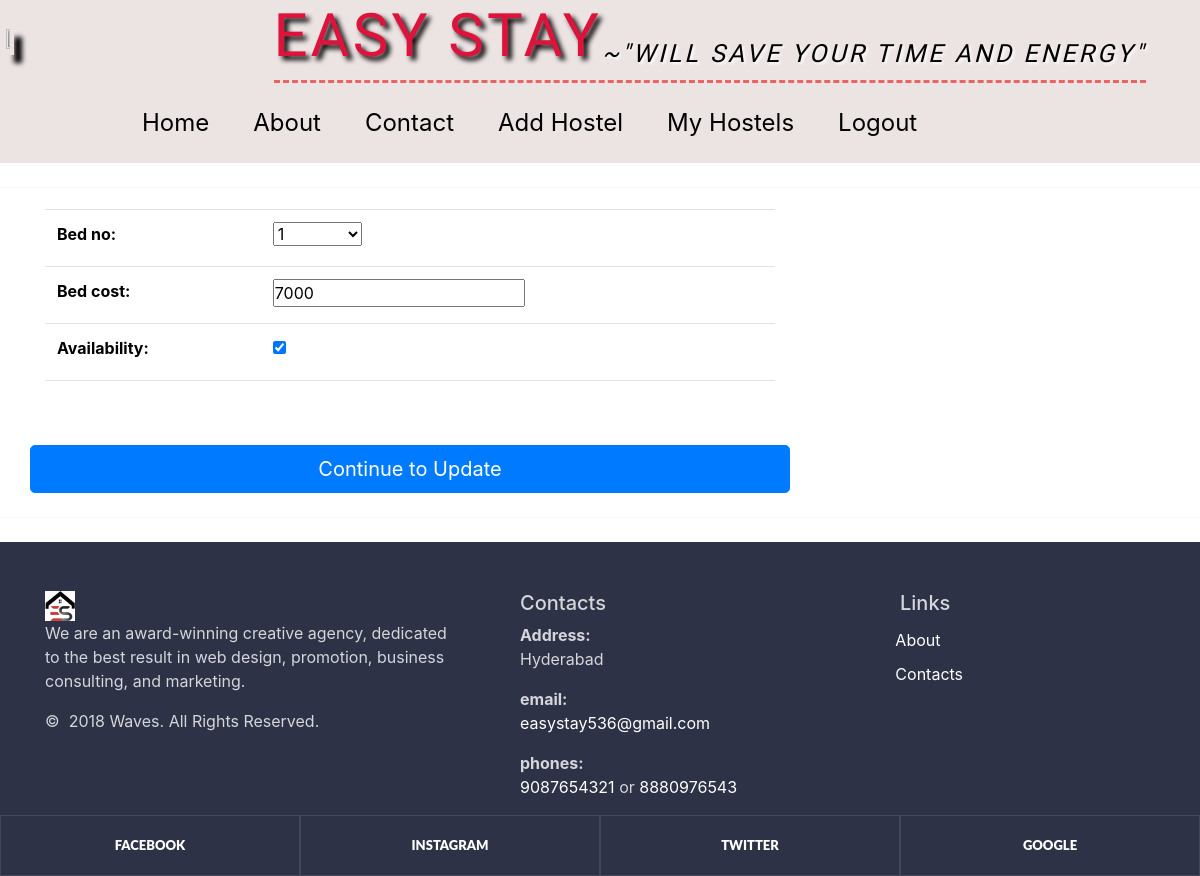
The app's page /Owner/bed_update/54/, older data.
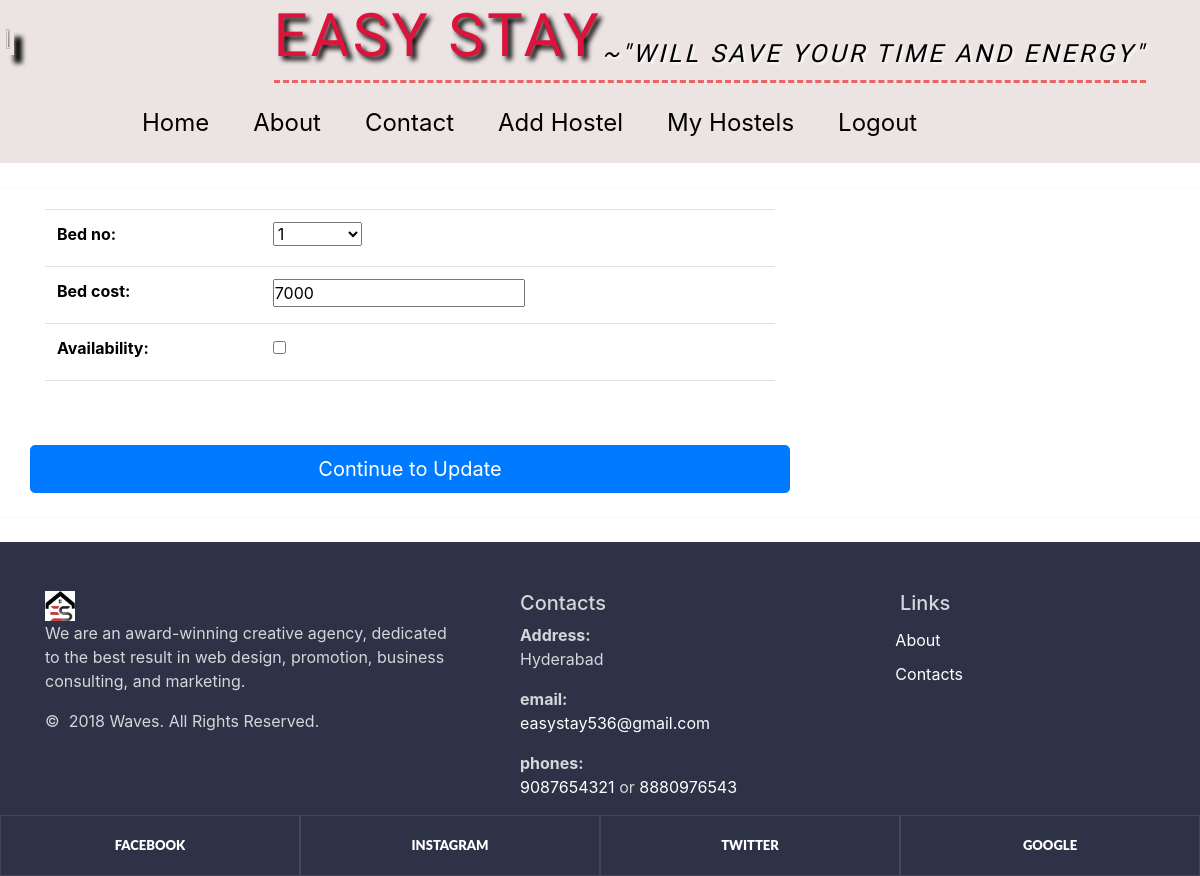
The same page, newer data.
### Owner/models.py (models this page shows, shortened)
class bed_details_model(models.Model):
    bed_id=models.AutoField(primary_key=True)
    room_no=models.ForeignKey(rooms_details_model,on_delete=models.CASCADE)
    bed_no=models.CharField(choices=[['1','1'],['2','2'],['3','3'],['4','4'],['5','5'],['6','6']],max_length=10)
    bed_cost=models.PositiveIntegerField()
    availability=models.BooleanField()

### Owner/views.py (the view)
def update_bed_view(request,pk):
    form=bed_update_form(instance=bed_details_model.objects.get(bed_id=pk))
    if request.method=='POST':
        form=bed_update_form(request.POST,instance=bed_details_model.objects.get(bed_id=pk))
        if form.is_valid():
            form.save()
            messages.success(request,'Bed details updated')
            return redirect('/Owner/myhostels')
    return render(request=request,template_name='update_bed.html',context={'form':form})

### Owner/forms.py
class bed_update_form(forms.ModelForm):
    class Meta:
        model=bed_details_model
        fields=['bed_no','bed_cost','availability']

### Owner/Templates/update_bed.html (shortened to what this page needs)
{% extends 'home_page.html' %}
{% block content %}
<hr class="my-4">
<main>
  <div class="container">
  <div class="row">
    <div class="col-md-7 col-lg-8">
      <h4 class="mb-3">Bed_update</h4>
      <form class="needs-validation" method="post" enctype="multipart/form-data">
        <div class="row g-5">
          <div class="container">
          <table class="table">
           {{form}}
          </table>
          </div>
        <button class="w-100 btn btn-primary btn-lg" type="submit">Continue to Update</button>
      </form>
    </div>
  </div>
</div>
</main>
<hr class="my-4">
{% endblock content%}

Row changes from the older to the newer data that the page shows:
changed bed_details_model: availability "☑" → "☐"
